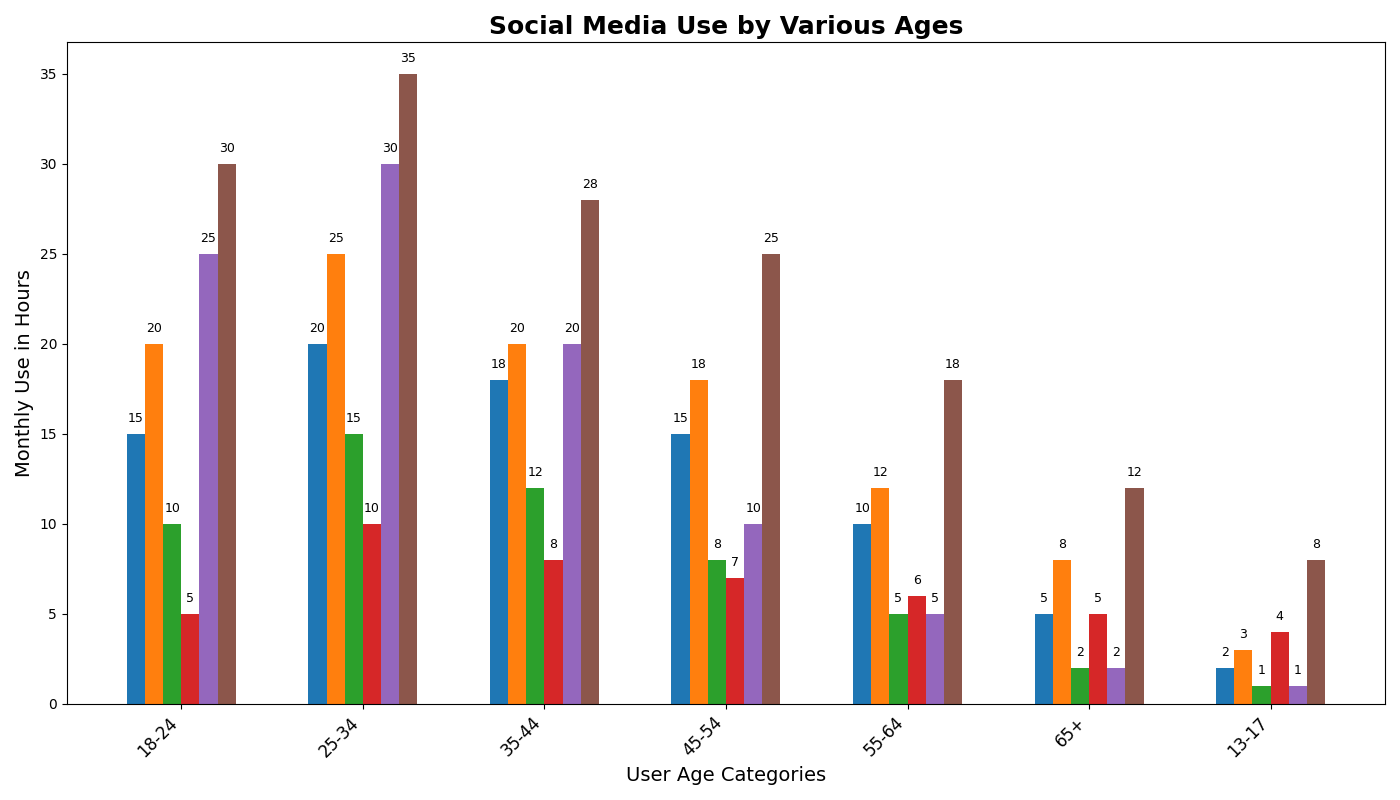

Generate this figure with Python:
import matplotlib.pyplot as plt
import numpy as np

age_groups = ["18-24", "25-34", "35-44", "45-54", "55-64", "65+", "13-17"]
platforms = ["TikTok", "Instagram", "Youtube", "Facebook", "Snapchat", "Twitter"]

# Average monthly usage in hours for each platform by age group
usage_data = np.array([
    [15, 20, 10, 5, 25, 30],   # 13-17
    [20, 25, 15, 10, 30, 35],  # 18-24
    [18, 20, 12, 8, 20, 28],   # 25-34
    [15, 18, 8, 7, 10, 25],    # 35-44
    [10, 12, 5, 6, 5, 18],     # 45-54
    [5, 8, 2, 5, 2, 12],       # 55-64
    [2, 3, 1, 4, 1, 8]         # 65+
])

fig, ax = plt.subplots(figsize=(14, 8))
bar_width = 0.1

positions = np.arange(len(age_groups))
for i, platform in enumerate(platforms):
    bars = ax.bar(positions + i * bar_width, usage_data[:, i], bar_width)

    for bar in bars:
        height = bar.get_height()
        ax.text(bar.get_x() + bar.get_width()/2, height + 0.5, f'{height}', ha='center', va='bottom', fontsize=9)

ax.set_title("Social Media Use by Various Ages", fontsize=18, fontweight='bold')
ax.set_xlabel("User Age Categories", fontsize=14)
ax.set_ylabel("Monthly Use in Hours", fontsize=14)
ax.set_xticks(positions + (len(platforms) - 1) * bar_width / 2)
ax.set_xticklabels(age_groups, fontsize=12, rotation=45, ha='right')
plt.tight_layout()
plt.show()
